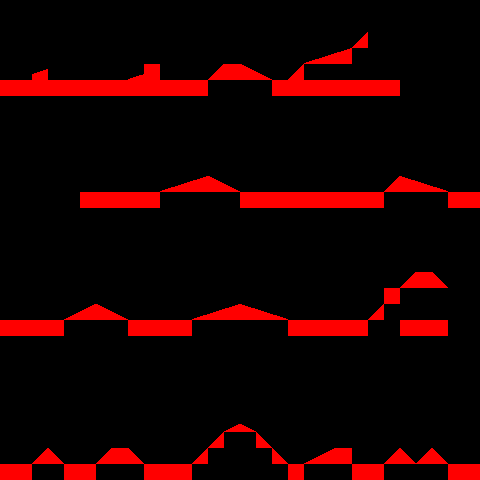

This game map was drawn from its Tiled (.tmx) file and the tilesets committed beside it. A one-line description and the full map source follow:
An orthogonal 30x30 tile map with 16x16 px tiles, 1 tile layer (collision), 4 tilesets and 3 objects (Erik, MovableRock, Olaf).

<map version="1.0" orientation="orthogonal" renderorder="right-down" width="30" height="30" tilewidth="16" tileheight="16" nextobjectid="4">
 <properties>
  <property name="keyboard_inputs" value="up,down,left,right,space" />
 </properties>
 <tileset firstgid="1" source="generic.tsx" />
 <tileset firstgid="1601" source="movable_rock.tsx" />
 <tileset firstgid="1602" name="erik" tilewidth="32" tileheight="32" tilecount="162" columns="9">
  <image source="../images/erik.png" width="294" height="599" />
 </tileset>
 <tileset firstgid="1764" name="olaf" tilewidth="32" tileheight="32" tilecount="162" columns="9">
  <image source="../images/olaf.png" width="294" height="592" />
 </tileset>
 <layer name="collision" width="30" height="30">
  <properties>
   <property name="do_render" type="bool" value="false" />
   <property name="type" value="default" />
  </properties>
  <data encoding="csv">
0,0,0,0,0,0,0,0,0,0,0,0,0,0,0,0,0,0,0,0,0,0,0,0,0,0,0,0,0,0,
0,0,0,0,0,0,0,0,0,0,0,0,0,0,0,0,0,0,0,0,0,0,0,0,0,0,0,0,0,0,
0,0,0,0,0,0,0,0,0,0,0,0,0,0,0,0,0,0,0,0,0,0,3,0,0,0,0,0,0,0,
0,0,0,0,0,0,0,0,0,0,0,0,0,0,0,0,0,0,0,6,7,8,0,0,0,0,0,0,0,0,
0,0,7,0,0,0,0,0,6,2,0,0,0,3,2,10,11,0,3,0,0,0,0,0,0,0,0,0,0,0,
2,2,2,2,2,2,2,2,2,2,2,2,2,0,0,0,0,2,2,2,2,2,2,2,2,0,0,0,0,0,
0,0,0,0,0,0,0,0,0,0,0,0,0,0,0,0,0,0,0,0,0,0,0,0,0,0,0,0,0,0,
0,0,0,0,0,0,0,0,0,0,0,0,0,0,0,0,0,0,0,0,0,0,0,0,0,0,0,0,0,0,
0,0,0,0,0,0,0,0,0,0,0,0,0,0,0,0,0,0,0,0,0,0,0,0,0,0,0,0,0,0,
0,0,0,0,0,0,0,0,0,0,0,0,0,0,0,0,0,0,0,0,0,0,0,0,0,0,0,0,0,0,
0,0,0,0,0,0,0,0,0,0,0,0,0,0,0,0,0,0,0,0,0,0,0,0,0,0,0,0,0,0,
0,0,0,0,0,0,0,0,0,0,6,7,8,10,11,0,0,0,0,0,0,0,0,0,3,12,13,14,0,0,
0,0,0,0,0,2,2,2,2,2,0,0,0,0,0,2,2,2,2,2,2,2,2,2,0,0,0,0,2,2,
0,0,0,0,0,0,0,0,0,0,0,0,0,0,0,0,0,0,0,0,0,0,0,0,0,0,0,0,0,0,
0,0,0,0,0,0,0,0,0,0,0,0,0,0,0,0,0,0,0,0,0,0,0,0,0,0,0,0,0,0,
0,0,0,0,0,0,0,0,0,0,0,0,0,0,0,0,0,0,0,0,0,0,0,0,0,0,0,0,0,0,
0,0,0,0,0,0,0,0,0,0,0,0,0,0,0,0,0,0,0,0,0,0,0,0,0,0,0,0,0,0,
0,0,0,0,0,0,0,0,0,0,0,0,0,0,0,0,0,0,0,0,0,0,0,0,0,3,2,9,0,0,
0,0,0,0,0,0,0,0,0,0,0,0,0,0,0,0,0,0,0,0,0,0,0,0,2,0,0,0,0,0,
0,0,0,0,4,5,10,11,0,0,0,0,6,7,8,12,13,14,0,0,0,0,0,3,0,0,0,0,0,0,
2,2,2,2,0,0,0,0,2,2,2,2,0,0,0,0,0,0,2,2,2,2,2,0,0,2,2,2,0,0,
0,0,0,0,0,0,0,0,0,0,0,0,0,0,0,0,0,0,0,0,0,0,0,0,0,0,0,0,0,0,
0,0,0,0,0,0,0,0,0,0,0,0,0,0,0,0,0,0,0,0,0,0,0,0,0,0,0,0,0,0,
0,0,0,0,0,0,0,0,0,0,0,0,0,0,0,0,0,0,0,0,0,0,0,0,0,0,0,0,0,0,
0,0,0,0,0,0,0,0,0,0,0,0,0,0,0,0,0,0,0,0,0,0,0,0,0,0,0,0,0,0,
0,0,0,0,0,0,0,0,0,0,0,0,0,0,0,0,0,0,0,0,0,0,0,0,0,0,0,0,0,0,
0,0,0,0,0,0,0,0,0,0,0,0,0,0,4,11,0,0,0,0,0,0,0,0,0,0,0,0,0,0,
0,0,0,0,0,0,0,0,0,0,0,0,0,3,0,0,9,0,0,0,0,0,0,0,0,0,0,0,0,0,
0,0,3,9,0,0,3,2,9,0,0,0,3,0,0,0,0,9,0,4,5,2,0,0,3,9,3,9,0,0,
2,2,0,0,2,2,0,0,0,2,2,2,0,0,0,0,0,0,2,0,0,0,2,2,0,0,0,0,2,2
</data>
 </layer>
 <objectgroup name="objects">
  <object id="1" name="erik" type="Erik" gid="1602" x="47" y="59" width="32" height="32">
   <properties>
    <property name="do_render" type="bool" value="true" />
    <property name="render_order" type="int" value="50" />
    <property name="tsx" value="erik" />
   </properties>
  </object>
  <object id="2" name="movable_rock" type="MovableRock" gid="1601" x="93" y="69" width="32" height="32">
   <properties>
    <property name="do_render" type="bool" value="true" />
    <property name="img" value="movable_rock" />
    <property name="render_order" type="int" value="49" />
   </properties>
  </object>
  <object id="3" name="olaf" type="Olaf" gid="1764" x="98" y="166" width="32" height="32">
   <properties>
    <property name="do_render" type="bool" value="true" />
    <property name="render_order" type="int" value="51" />
    <property name="tsx" value="olaf" />
   </properties>
  </object>
 </objectgroup>
</map>
